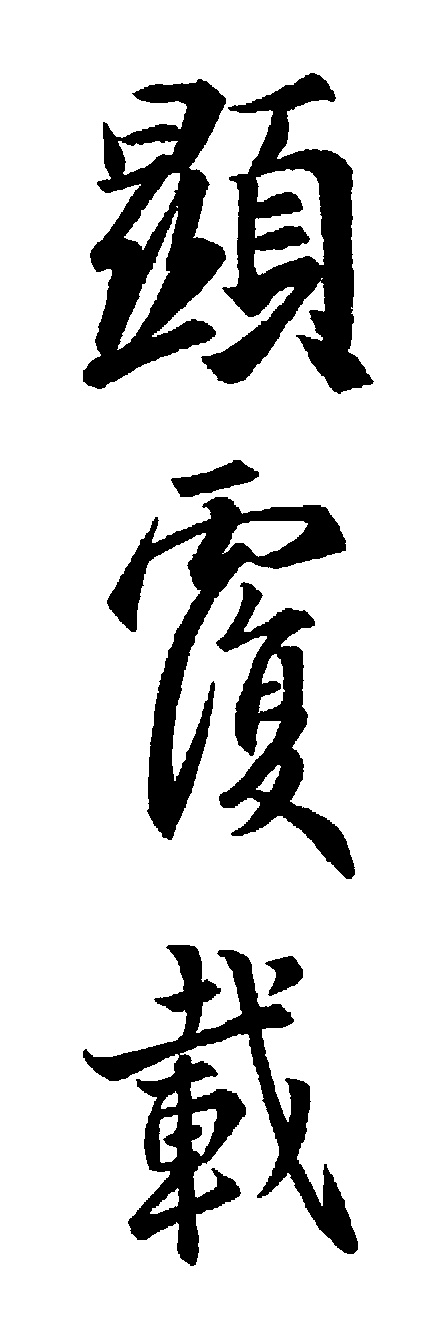
#> input picture ShuFa2Img/OriginData/img1.jpg, 425 x 1330 px; its folder holds only this picture in this run
$ python ShuFa2Img.py
#> lines starting #> are read from the running program, lines starting #| are printed output that depends on the picture; after the words box and inside, x2 and y2 are one past the last pixel; in counts of white or black regions, pixels touching at a corner belong together
import cv2
import random
import glob
img_dir = r'E:\GitHub\FontClean\ShuFa2Img\OriginData' #存放未清洗图片的路径
save_dir = r'./CleanData/' #存放清洗后数据
def split(jpg_file):
#> called with jpg_file = 'ShuFa2Img/OriginData/img1.jpg'
    img = cv2.imread(jpg_file)
#> img is the input picture: shape (1330, 425, 3); min 0, max 255, mean 209.5
    result = img.copy()
    # 获取文件名
    file_name = jpg_file.split('\\')[-1].split('.')[-2]
    # 将图片转为灰度图
    gray = cv2.cvtColor(img,cv2.COLOR_BGR2GRAY)
    # 灰度图转二值图
    ret,thresh = cv2.threshold(gray,190,255,cv2.THRESH_BINARY)
#> thresh: shape (1330, 425); 82.2% white; 7 black regions, largest, box (x1, y1, x2, y2) and area: (83, 945, 358, 1266) 24411, (201, 73, 374, 394) 21982, (83, 79, 226, 389) 21448
    # 加深颜色
    kernel = cv2.getStructuringElement(cv2.MORPH_RECT, (40, 40))
    eroded = cv2.erode(thresh, kernel)
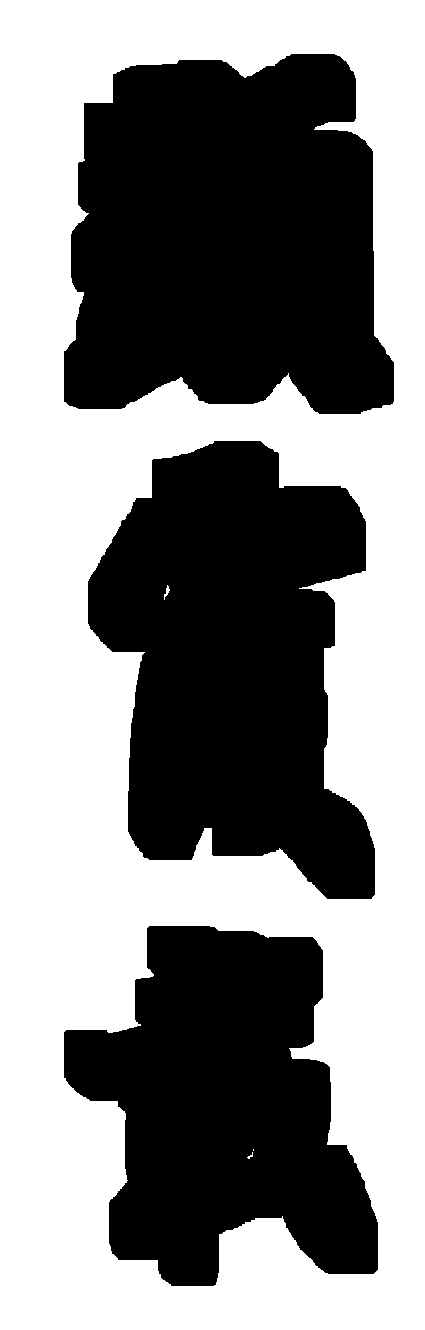
#> eroded: shape (1330, 425); 53.9% white; 3 black regions
    # 开始分割
    contours, hierarchy = cv2.findContours(eroded, cv2.RETR_TREE, cv2.CHAIN_APPROX_SIMPLE)
#> contours = 7 contours, 2 with area under 20; largest, box (x1, y1, x2, y2) and area: (0, 0, 425, 1330) 563496, (63, 53, 395, 415) 99350, (87, 440, 376, 900) 89922, (63, 925, 379, 1287) 73530, (164, 585, 170, 600) 20
    color = (0, 255, 0)
    for c in contours:
        x, y, w, h = cv2.boundingRect(c)
        cv2.rectangle(img, (x, y), (x + w, y + h), color, 1)
        temp = result[y:(y + h), x:(x + w)]
        if (temp.shape[0]+temp.shape[1] >100) & (temp.shape[0] < 1000) :
            i = random.randint(0,10)
            j = random.randint(0,10)
            temp = cv2.medianBlur(temp,5)
            #调整分割后图片的size，加上四周的空白
            temp = cv2.resize(temp,(221,221),interpolation=cv2.INTER_AREA)
            temp = cv2.cvtColor(temp,cv2.COLOR_BGR2GRAY)
            temp = cv2.copyMakeBorder(temp, 30, 30, 30, 30, cv2.BORDER_CONSTANT, value=[255, 255])
            # 生成随机文件名并保存
            cv2.imwrite(save_dir+ file_name+str(x)+str(i)+str(j) + ".jpg", temp)
#> this loop made 7 passes
#> (x, y, w, h, i, j) on passes 2, 5, 7: (63, 925, 316, 362, 6, 6), (87, 440, 289, 460, 0, 4), (63, 53, 332, 362, 8, 7)
#> (x, y, w, h) on passes 3, 6: (247, 1152, 6, 7), (164, 585, 6, 15)
#> pass 2, in split, `temp = result[y:(y + h), x:(x + w)]`:
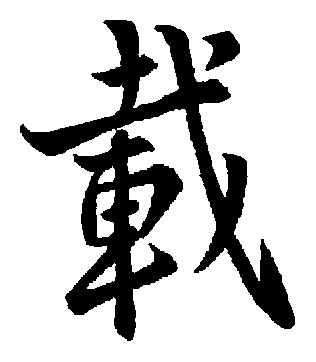
#> temp: shape (362, 316, 3); min 0, max 255, mean 198.6
#> pass 2, in split, `temp = cv2.resize(temp,(221,221),interpolation=cv2.INTER_AREA)`:
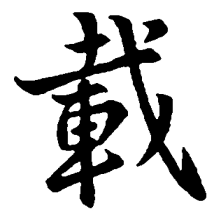
#> temp: shape (221, 221, 3); min 0, max 255, mean 198.5
#> after the loop:
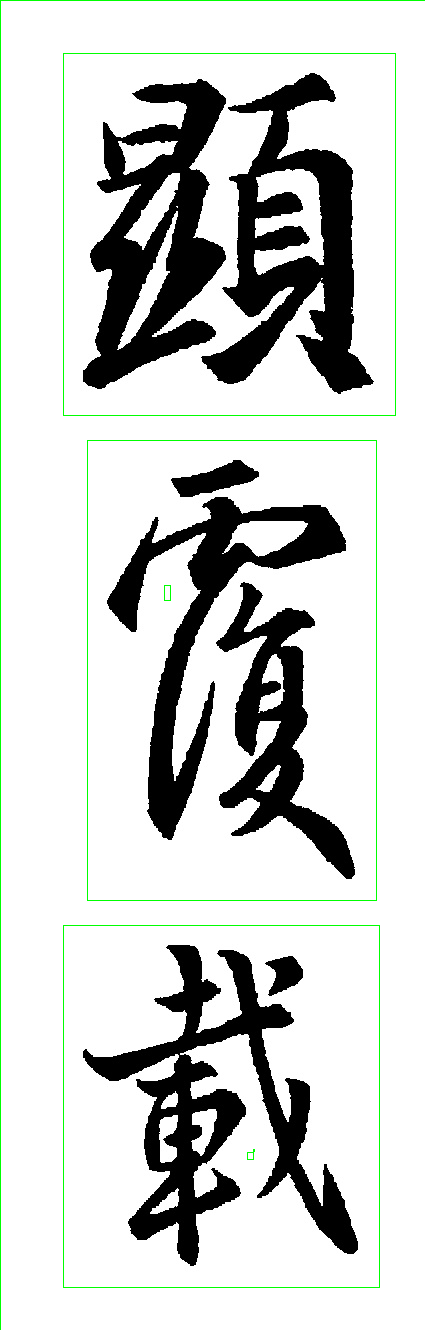
#> img: shape (1330, 425, 3); 1.07% of pixels changed, all inside (x1, y1, x2, y2) = (0, 0, 425, 1330)
#> after the loop:
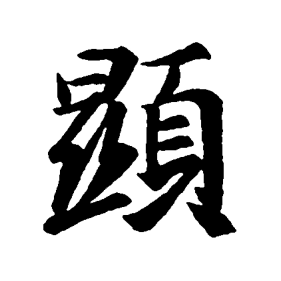
#> temp: shape (281, 281); min 0, max 255, mean 197.9
#> after the loop, i = 8; j = 7
for jpg_file in glob.glob(img_dir+r'/*.jpg'):
    split(jpg_file)
